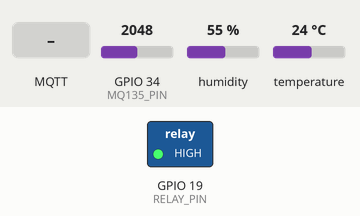
This sketch was run on a simulated ESP32. On the bench: switched loads named in the sketch (green lamp = pin HIGH). The test bench sets the inputs (shaded band); at power-on: GPIO 34 (MQ135_PIN) = 2048, humidity 55 %, temperature 24 °C. WiFi joins after 1.5 s; servers stay silent unless stated; no MQTT or app messages arrive unless stated; what the sketch prints to the serial monitor is not drawn.

Above: at 2.7 s.
2.8 s: MQTT message "control/node1/relay" arrives on the first subscribed topic
8.0 s: MQTT message "ON" arrives on the first subscribed topic
13.1 s: MQTT message "OFF" arrives on the first subscribed topic
At 17.1 s:
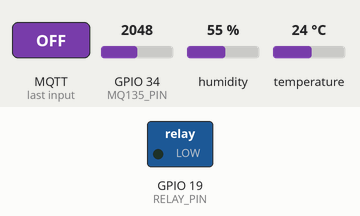
Timing chart, 0 to 18.6 s (numbered marks = the images above; inputs shaded):
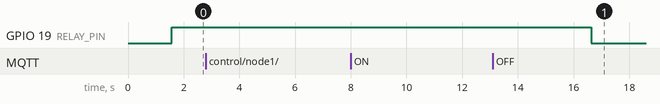

The sketch:

node1.ino
```cpp
#include <WiFi.h>
#include <PubSubClient.h>
#include <DHT.h>

// ==== Cảm biến & chân kết nối ====
#define DHTPIN 4
#define DHTTYPE DHT11
#define MQ135_PIN 34
#define RELAY_PIN 19
#define GAS_THRESHOLD 300   // Ngưỡng khí gas

DHT dht(DHTPIN, DHTTYPE);

// ==== WiFi & MQTT cấu hình ====
const char* ssid = "Iphone 12 pro max";
const char* password = "111111112";
const char* mqtt_server = "172.20.10.2";  // MQTT Broker

WiFiClient espClient;
PubSubClient client(espClient);

// ==== Biến trạng thái ====
String relayState = "OFF";
bool autoControl = true;

// ==== Kết nối WiFi ====
void setup_wifi() {
  Serial.println("🔌 Kết nối WiFi...");
  WiFi.begin(ssid, password);

  int retry = 0;
  while (WiFi.status() != WL_CONNECTED && retry++ < 30) {
    delay(500);
    Serial.print(".");
  }

  if (WiFi.status() == WL_CONNECTED) {
    Serial.println("\n✅ Đã kết nối WiFi!");
    Serial.print("IP: "); Serial.println(WiFi.localIP());
  } else {
    Serial.println("\n❌ Kết nối WiFi thất bại.");
  }
}

// ==== Cập nhật trạng thái relay ====
void setRelay(bool on) {
  digitalWrite(RELAY_PIN, on ? HIGH : LOW);
  relayState = on ? "ON" : "OFF";
}

// ==== Xử lý lệnh MQTT ====
void callback(char* topic, byte* message, unsigned int length) {
  String msg;
  for (unsigned int i = 0; i < length; i++) msg += (char)message[i];

  Serial.print("📩 Nhận lệnh: "); Serial.println(msg);

  if (String(topic) == "control/node1/relay") {
    if (msg == "ON") {
      setRelay(true);
      autoControl = false;
    } else if (msg == "OFF") {
      setRelay(false);
      autoControl = false;
    } else if (msg == "AUTO") {
      autoControl = true;
      Serial.println("🔁 Chế độ tự động relay đã bật.");
    }
  }
}

// ==== Kết nối lại MQTT ====
void reconnect_mqtt() {
  while (!client.connected()) {
    Serial.print("🔄 Kết nối lại MQTT...");
    if (client.connect("ESP32_Node1")) {
      Serial.println(" ✅ Thành công!");
      client.subscribe("control/node1/relay");
    } else {
      Serial.print(" ❌ lỗi: "); Serial.println(client.state());
      delay(3000);
    }
  }
}

// ==== Gửi dữ liệu cảm biến lên MQTT ====
void publishSensorData(float temp, float hum, int gas) {
  char payload[200];
  snprintf(payload, sizeof(payload),
           "{\"temp\":%.2f,\"hum\":%.2f,\"gas\":%d,\"relay\":\"%s\"}",
           temp, hum, gas, relayState.c_str());

  if (client.publish("sensor/node1", payload)) {
    Serial.println("✅ Gửi MQTT thành công\n");
  } else {
    Serial.println("❌ Gửi MQTT thất bại\n");
  }
}

// ==== Khởi động ====
void setup() {
  Serial.begin(115200);
  dht.begin();
  pinMode(RELAY_PIN, OUTPUT);
  setRelay(false);  // Relay OFF lúc khởi động

  setup_wifi();
  client.setServer(mqtt_server, 1883);
  client.setCallback(callback);
}

// ==== Vòng lặp chính ====
void loop() {
  if (!client.connected()) reconnect_mqtt();
  client.loop();

  float temp = dht.readTemperature();
  float hum = dht.readHumidity();
  int gas = analogRead(MQ135_PIN);

  if (isnan(temp) || isnan(hum)) {
    Serial.println("❌ Lỗi đọc DHT11!");
    delay(2000);
    return;
  }

  Serial.printf("🌡️ Nhiệt độ: %.2f °C | 💧 Độ ẩm: %.2f %% | 🧪 Gas: %d\n", temp, hum, gas);

  // ==== Điều khiển relay tự động ====
  if (autoControl) {
    if (gas > GAS_THRESHOLD && relayState != "ON") {
      setRelay(true);
    } else if (gas <= GAS_THRESHOLD && relayState != "OFF") {
      setRelay(false);
    }
  }

  publishSensorData(temp, hum, gas);
  delay(5000);
}
```

Measured:
- after the input at 2.8 s, every drawn part: stays the same
- after the input at 8.0 s, every drawn part: stays the same
- after the input at 13.1 s, GPIO 19 (RELAY_PIN): HIGH → LOW after 3.5 s
